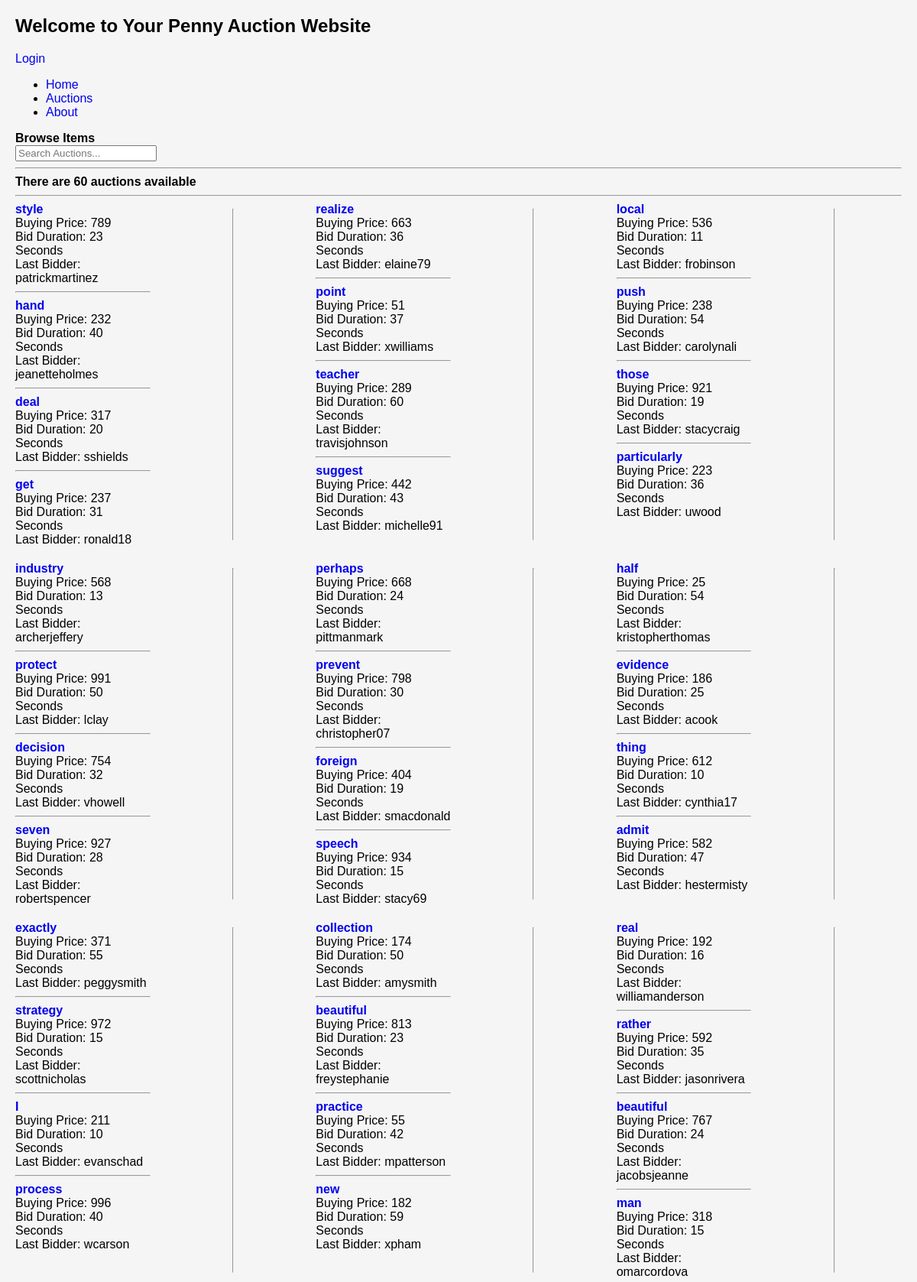
The page / (upper part) on the database its author committed.
### base/models.py (models this page shows)
class Auction(models.Model):
    product = models.ForeignKey(Product, on_delete=models.CASCADE)
    start_time = models.DateTimeField(default=timezone.now)
    current_price = models.DecimalField(max_digits=10, decimal_places=0)
    bid_duration = models.IntegerField()
    last_bidder = models.ForeignKey(User, on_delete=models.SET_NULL, null=True)
    class Meta:
        ordering = ['-start_time']

class Product(models.Model):
    company = models.ForeignKey(Company, on_delete=models.CASCADE)
    name = models.CharField(max_length=255)
    price = models.DecimalField(max_digits=10, decimal_places=0)
    description = models.TextField(null=True, blank=True)
    category = models.CharField(max_length=50, choices=[(ca.value, ca.name) for ca in Category])

class User(AbstractUser):
    name = models.CharField(max_length=200, null=True)
    address = models.TextField(null=True)
    email = models.EmailField(unique=True, null=True)
    phone = models.CharField(max_length=14, null=True)
    bids_number = models.IntegerField(default=0)
    groups = models.ManyToManyField(
        'auth.Group', related_name='custom_user_set', blank=True
    )
    user_permissions = models.ManyToManyField(
        'auth.Permission', related_name='custom_user_set', blank=True
    )

### base/views.py (the view)
# urls.py: path('', views.home, name="home"),
def home(request):
    q = request.GET.get('q') if request.GET.get('q') != None else ''
    auctions = Auction.objects.filter(
        Q(product__name__icontains=q) |
        Q(product__company__name__icontains=q) |
        Q(product__description__icontains=q)
    )
    auction_count = auctions.count()
    context = {'auctions': auctions, 'auction_count': auction_count}
    return render(request, 'base/home.html', context)

### base/templates/base/home.html (shortened to what this page needs)
{% extends 'main.html' %}
{% block content %}
<div class="home-container">
  <div>
    <h3>Browse Items</h3>
    <form method="GET" action="{% url 'home' %}">
      <input type="text" name="q" placeholder="Search Auctions..."/>
    </form>
    <hr>
  </div>
  <div>
    <h2>There are {{auction_count}} auctions available</h2>
    <hr>
    <body>
  <div class="container">
    <div class="auction-grid">
      {% for auction in auctions %}
        {% if forloop.counter0|divisibleby:4 %}
          <div class="auction-column">
        {% endif %}
        <div class="auction-card">
          <a href="{% url 'auction' auction.id %}"><h2>{{ auction.product.name }} </h2> </a>
          <p>Buying Price: <span class="price">{{ auction.current_price }}</span></p>
          <p>Bid Duration: {{ auction.bid_duration }} Seconds</p>
          <p>Last Bidder: {% if auction.last_bidder %}{{ auction.last_bidder.username }}{% else %}None{% endif %}</p>
        </div>
        {% if forloop.counter|divisibleby:4 or forloop.last %}
          </div>
        {% endif %}
        <hr>
      {% endfor %}
    </div>
  </div>
</body>
  </div>
</div>
{% endblock content %}

### static/styles/style.css (style rules this page uses)
body, h1, h2, h3, p, img, a { margin: 0; padding: 0; border: none; outline: none; font-size: 100%; font-family: Arial, sans-serif; text-decoration: none; }
body { background-color: #f5f5f5; padding: 20px; }
.auction-grid { display: grid; grid-template-columns: repeat(6, 1fr); grid-gap: 20px; }

### rows shown on the page
Auction: product.name "style", current_price "789", bid_duration "23", last_bidder.username "patrickmartinez"
Auction: product.name "hand", current_price "232", bid_duration "40", last_bidder.username "jeanetteholmes"
Auction: product.name "deal", current_price "317", bid_duration "20", last_bidder.username "sshields"
Auction: product.name "get", current_price "237", bid_duration "31", last_bidder.username "ronald18"
Auction: product.name "realize", current_price "663", bid_duration "36", last_bidder.username "elaine79"
Auction: product.name "point", current_price "51", bid_duration "37", last_bidder.username "xwilliams"
Auction: product.name "teacher", current_price "289", bid_duration "60", last_bidder.username "travisjohnson"
Auction: product.name "suggest", current_price "442", bid_duration "43", last_bidder.username "michelle91"
Auction: product.name "local", current_price "536", bid_duration "11", last_bidder.username "frobinson"
Auction: product.name "push", current_price "238", bid_duration "54", last_bidder.username "carolynali"
Auction: product.name "those", current_price "921", bid_duration "19", last_bidder.username "stacycraig"
Auction: product.name "particularly", current_price "223", bid_duration "36", last_bidder.username "uwood"
Auction: product.name "industry", current_price "568", bid_duration "13", last_bidder.username "archerjeffery"
Auction: product.name "protect", current_price "991", bid_duration "50", last_bidder.username "lclay"
Auction: product.name "decision", current_price "754", bid_duration "32", last_bidder.username "vhowell"
Auction: product.name "seven", current_price "927", bid_duration "28", last_bidder.username "robertspencer"
Auction: product.name "perhaps", current_price "668", bid_duration "24", last_bidder.username "pittmanmark"
Auction: product.name "prevent", current_price "798", bid_duration "30", last_bidder.username "christopher07"
Auction: product.name "foreign", current_price "404", bid_duration "19", last_bidder.username "smacdonald"
Auction: product.name "speech", current_price "934", bid_duration "15", last_bidder.username "stacy69"
Auction: product.name "half", current_price "25", bid_duration "54", last_bidder.username "kristopherthomas"
Auction: product.name "evidence", current_price "186", bid_duration "25", last_bidder.username "acook"
Auction: product.name "thing", current_price "612", bid_duration "10", last_bidder.username "cynthia17"
Auction: product.name "admit", current_price "582", bid_duration "47", last_bidder.username "hestermisty"
Auction: product.name "exactly", current_price "371", bid_duration "55", last_bidder.username "peggysmith"
Auction: product.name "strategy", current_price "972", bid_duration "15", last_bidder.username "scottnicholas"
Auction: product.name "I", current_price "211", bid_duration "10", last_bidder.username "evanschad"
Auction: product.name "process", current_price "996", bid_duration "40", last_bidder.username "wcarson"
Auction: product.name "collection", current_price "174", bid_duration "50", last_bidder.username "amysmith"
Auction: product.name "beautiful", current_price "813", bid_duration "23", last_bidder.username "freystephanie"
Auction: product.name "practice", current_price "55", bid_duration "42", last_bidder.username "mpatterson"
Auction: product.name "new", current_price "182", bid_duration "59", last_bidder.username "xpham"
Auction: product.name "real", current_price "192", bid_duration "16", last_bidder.username "williamanderson"
Auction: product.name "rather", current_price "592", bid_duration "35", last_bidder.username "jasonrivera"
Auction: product.name "beautiful", current_price "767", bid_duration "24", last_bidder.username "jacobsjeanne"
Auction: product.name "man", current_price "318", bid_duration "15", last_bidder.username "omarcordova"

### other values the page prints
{{ auction_count }} "60"
